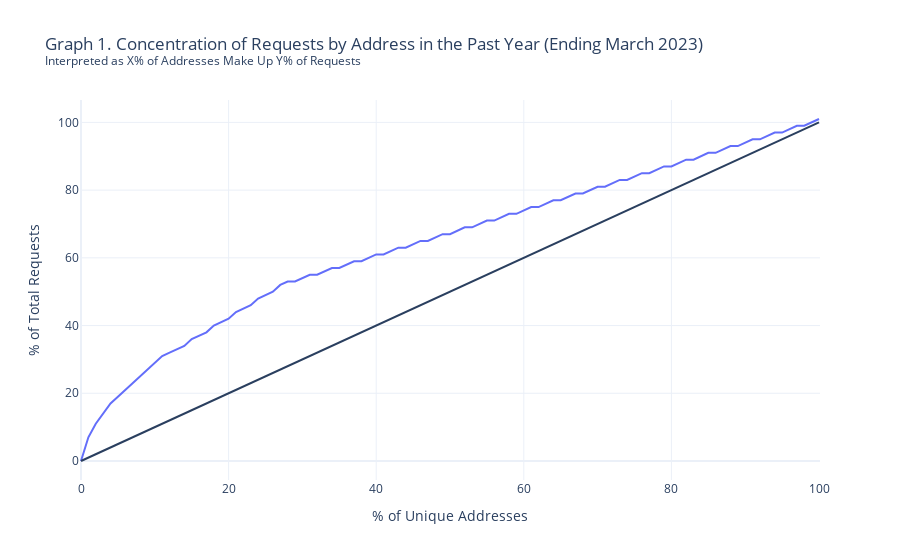

The notebook cell saved with this chart:
### Code cell
fig = px.line(agg_requests, x='row_percentile', y='cumsum',
             template='plotly_white', 
             title="Graph 1. Concentration of Requests by Address in the Past Year (Ending March 2023)<br><sup>Interpreted as X% of Addresses Make Up Y% of Requests",
             labels={
                     "row_percentile": "% of Unique Addresses",
                     "cumsum": "% of Total Requests"
                    },
            )

# add 45 degree line
fig.update_layout(shapes = [{'type': 'line', 'y0': 0, 'y1': 100, 'x0': 0, 'x1': 100}])

fig.show()

### Figure 1 — Plotly figure (JSON) as saved in the notebook; plotly's stock layout.template omitted (floating-point values rounded to 4 significant figures)
{"data": [{"hovertemplate": "% of Unique Addresses=%{x}<br>% of Total Requests=%{y}<extra></extra>", "legendgroup": "", "line": {"color": "#636efa", "dash": "solid"}, "marker": {"symbol": "circle"}, "mode": "lines", "name": "", "orientation": "v", "showlegend": false, "type": "scatter", "x": [0, 1, 2, 3, 4, 5, 6, 7, 8, 9, 10, 11, 12, 13, 14, 15, 16, 17, 18, 19, 20, 21, 22, 23, 24, 25, 26, 27, 28, 29, 30, 31, 32, 33, 34, 35, 36, 37, 38, 39, 40, 41, 42, 43, 44, 45, 46, 47, 48, 49, 50, 51, 52, 53, 54, 55, 56, 57, 58, 59, 60, 61, 62, 63, 64, 65, 66, 67, 68, 69, 70, 71, 72, 73, 74, 75, 76, 77, 78, 79, 80, 81, 82, 83, 84, 85, 86, 87, 88, 89, 90, 91, 92, 93, 94, 95, 96, 97, 98, 99, 100], "xaxis": "x", "y": [0, 7, 11, 14, 17, 19, 21, 23, 25, 27, 29, 31, 32, 33, 34, 36, 37, 38, 40, 41, 42, 44, 45, 46, 48, 49, 50, 52, 53, 53, 54, 55, 55, 56, 57, 57, 58, 59, 59, 60, 61, 61, 62, 63, 63, 64, 65, 65, 66, 67, 67, 68, 69, 69, 70, 71, 71, 72, 73, 73, 74, 75, 75, 76, 77, 77, 78, 79, 79, 80, 81, 81, 82, 83, 83, 84, 85, 85, 86, 87, 87, 88, 89, 89, 90, 91, 91, 92, 93, 93, 94, 95, 95, 96, 97, 97, 98, 99, 99, 100, 101], "yaxis": "y"}], "layout": {"legend": {"tracegroupgap": 0}, "shapes": [{"type": "line", "x0": 0, "x1": 100, "y0": 0, "y1": 100}], "title": {"text": "Graph 1. Concentration of Requests by Address in the Past Year (Ending March 2023)<br><sup>Interpreted as X% of Addresses Make Up Y% of Requests"}, "xaxis": {"anchor": "y", "domain": [0, 1], "title": {"text": "% of Unique Addresses"}}, "yaxis": {"anchor": "x", "domain": [0, 1], "title": {"text": "% of Total Requests"}}}}
